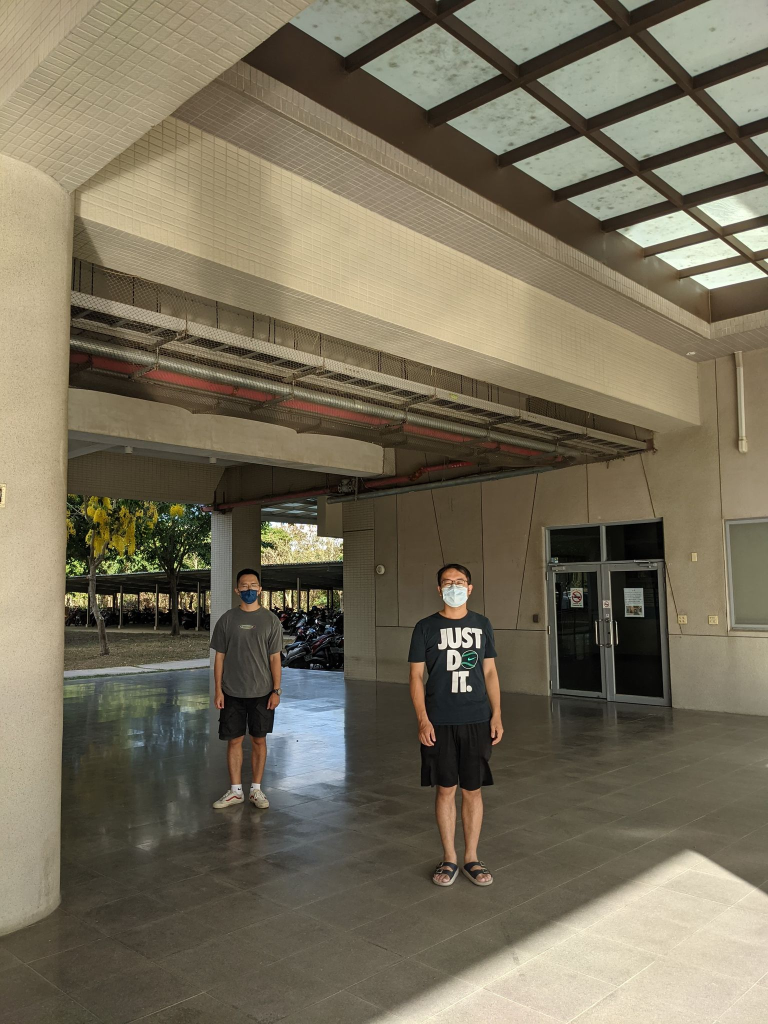
#> input picture pic1.jpg, 1536 x 2048 px (shown at 1/2 size)
$ python measureHeight.py
#> lines starting #> are read from the running program, lines starting #| are printed output that depends on the picture
# -*- coding: utf-8 -*-
"""
Created on Wed Jun 23 00:17:39 2021

@author: User
"""

import cv2
import numpy as np
import matplotlib.pyplot as plt

img = cv2.imread('pic1.jpg')
#> img is the input picture: shape (2048, 1536, 3); mean B, G, R 91.2, 111, 118.9
gray = cv2.cvtColor(img,cv2.COLOR_BGR2GRAY)#灰度影象
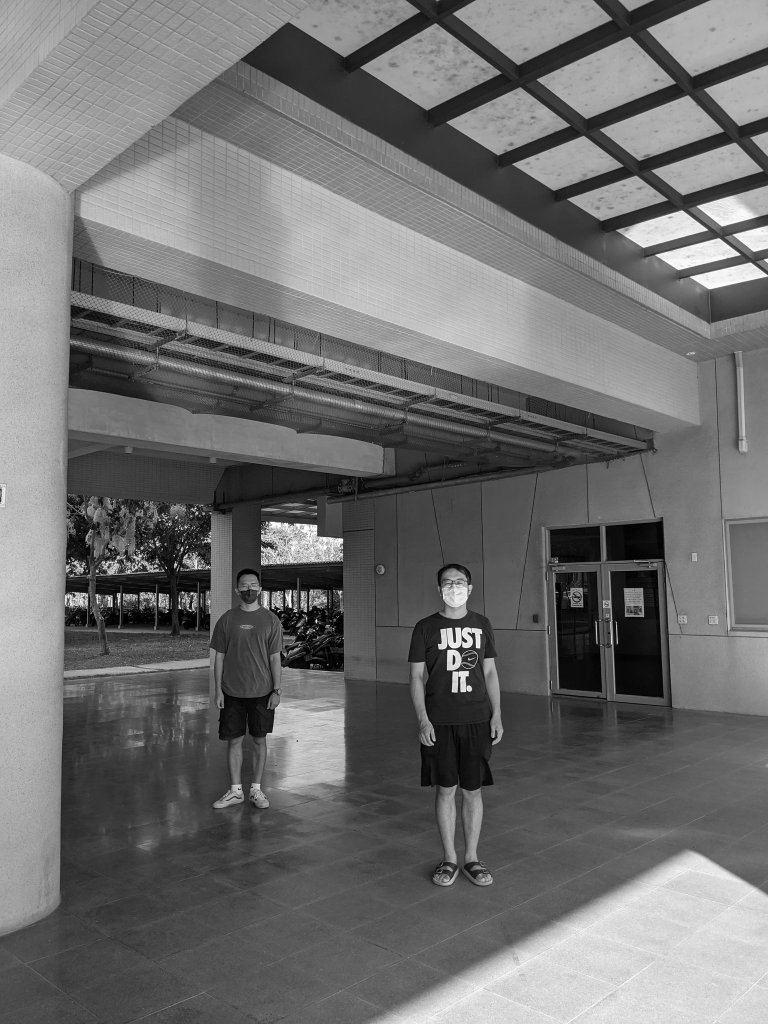
#> gray: shape (2048, 1536) (shown at 1/2 size); min 0, max 255, mean 111.1


face_cascade = cv2.CascadeClassifier('C:\\Users\\User\\Anaconda3\\Lib\\site-packages\\cv2\\data\\haarcascade_frontalface_default.xml')

head_coord = []
foot_coord = []
horizon = []


# [82 lines left out: functions line, intersection, faceDetect, height_cal, not called in this run]


filename = 'C:\\Users\\User\\Desktop\\CV_Hw\\CV_HM4\\'
img_name = input('Image Name: ')
#> the answer given: pic1.jpg
filename = filename + 'pic' + img_name + '.jpg'
#flag = int(filename[-5])
#> (the run stopped early here; a loop or call above may not have finished)

$ run again, with pic2.jpg copied over pic1.jpg
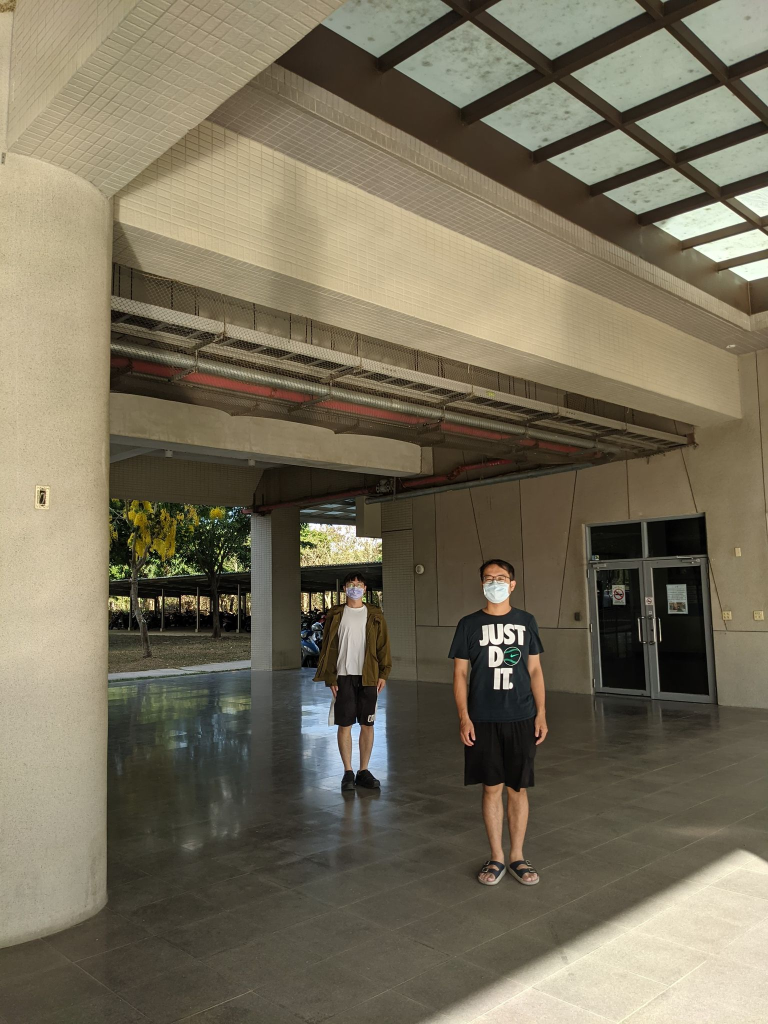
#> input picture pic2.jpg, 1536 x 2048 px (shown at 1/2 size)
#> img is the input picture: shape (2048, 1536, 3); mean B, G, R 90.5, 110.5, 118.4
#> `gray = cv2.cvtColor(img,cv2.COLOR_BGR2GRAY)#灰度影象`:
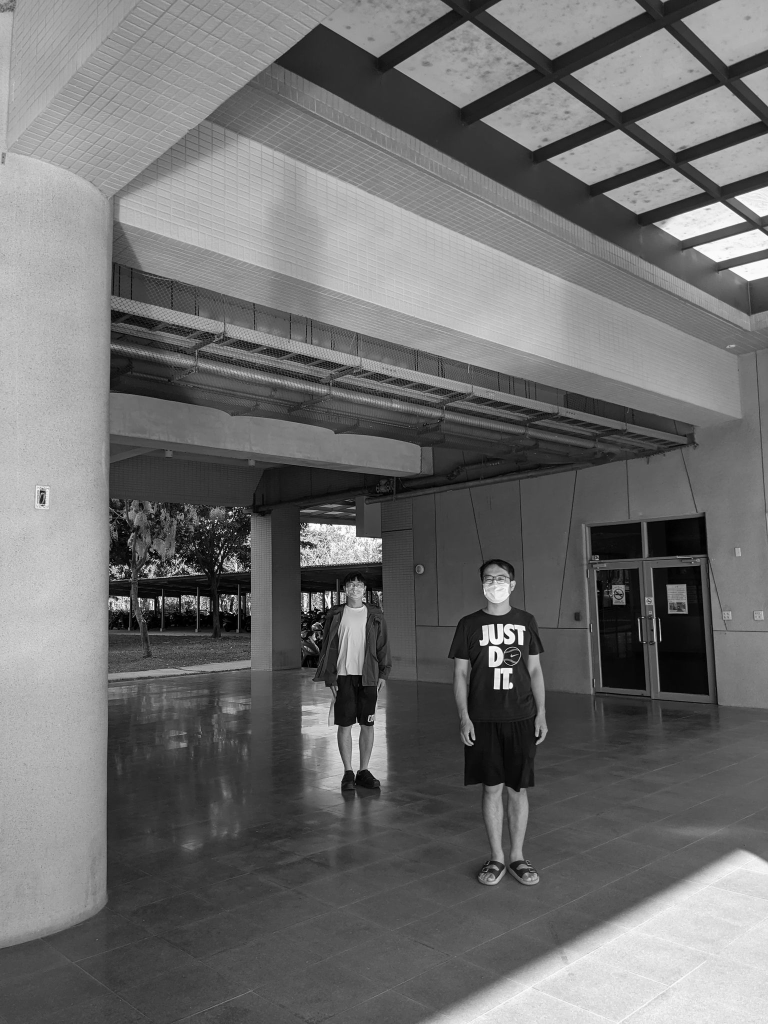
#> gray: shape (2048, 1536) (shown at 1/2 size); min 0, max 255, mean 110.6

$ run again, with pic3.jpg copied over pic1.jpg
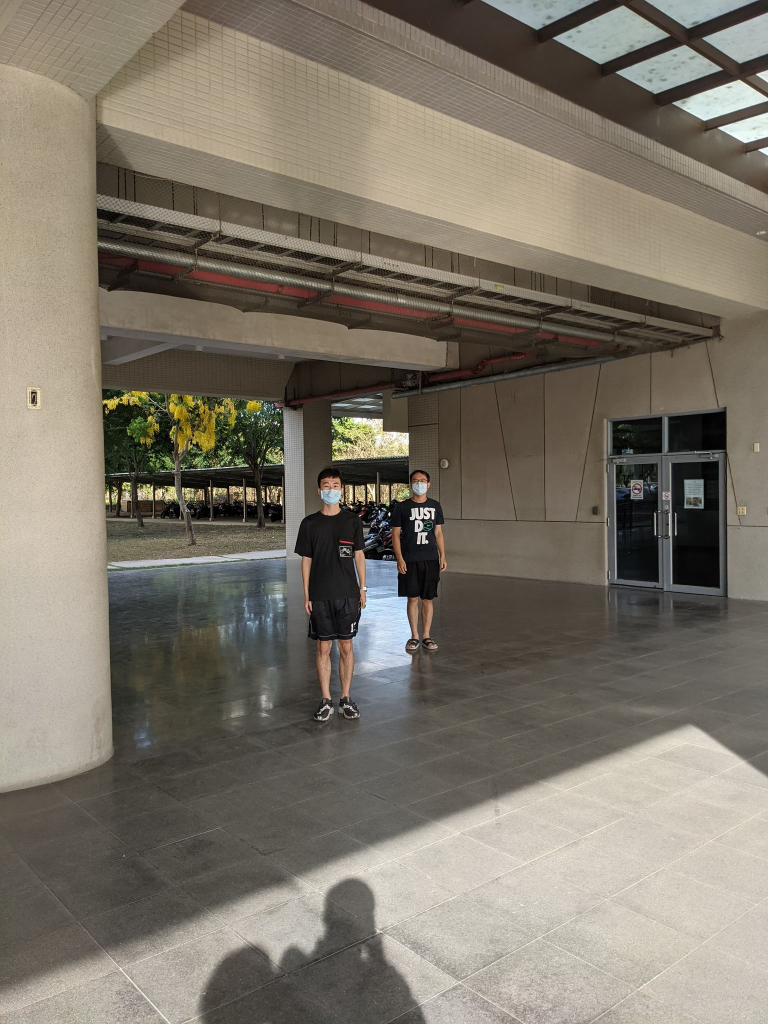
#> input picture pic3.jpg, 1536 x 2048 px (shown at 1/2 size)
#> img is the input picture: shape (2048, 1536, 3); mean B, G, R 104.8, 117, 123.9
#> `gray = cv2.cvtColor(img,cv2.COLOR_BGR2GRAY)#灰度影象`:
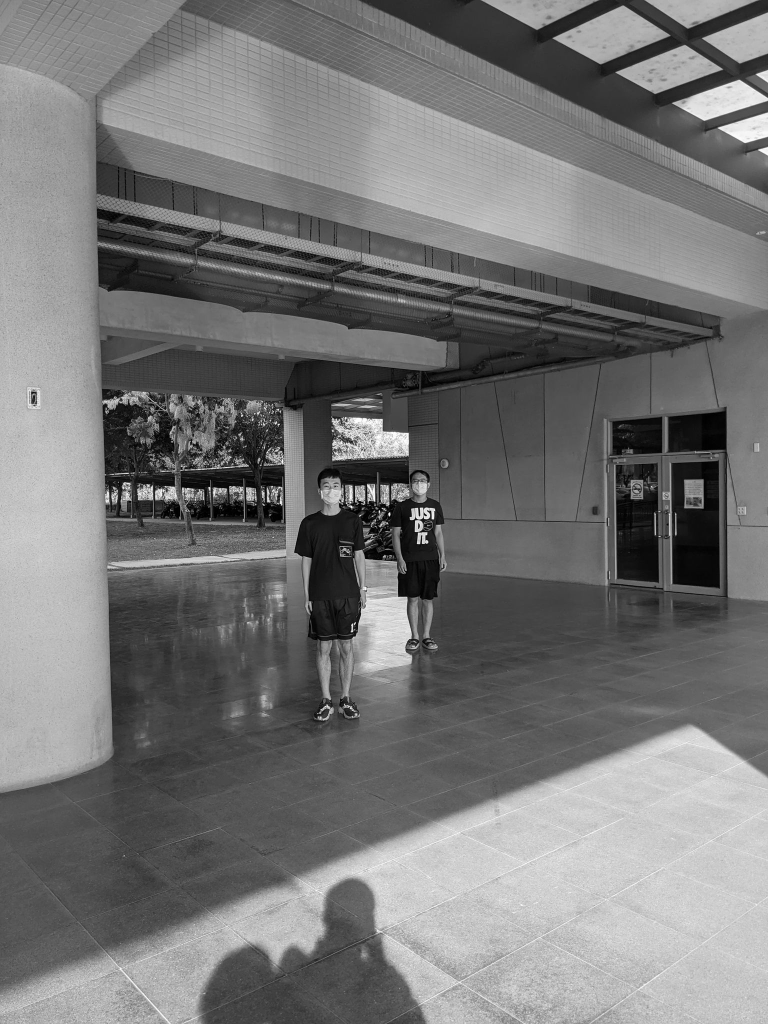
#> gray: shape (2048, 1536) (shown at 1/2 size); min 0, max 255, mean 117.7

$ run again, with pic4.jpg copied over pic1.jpg
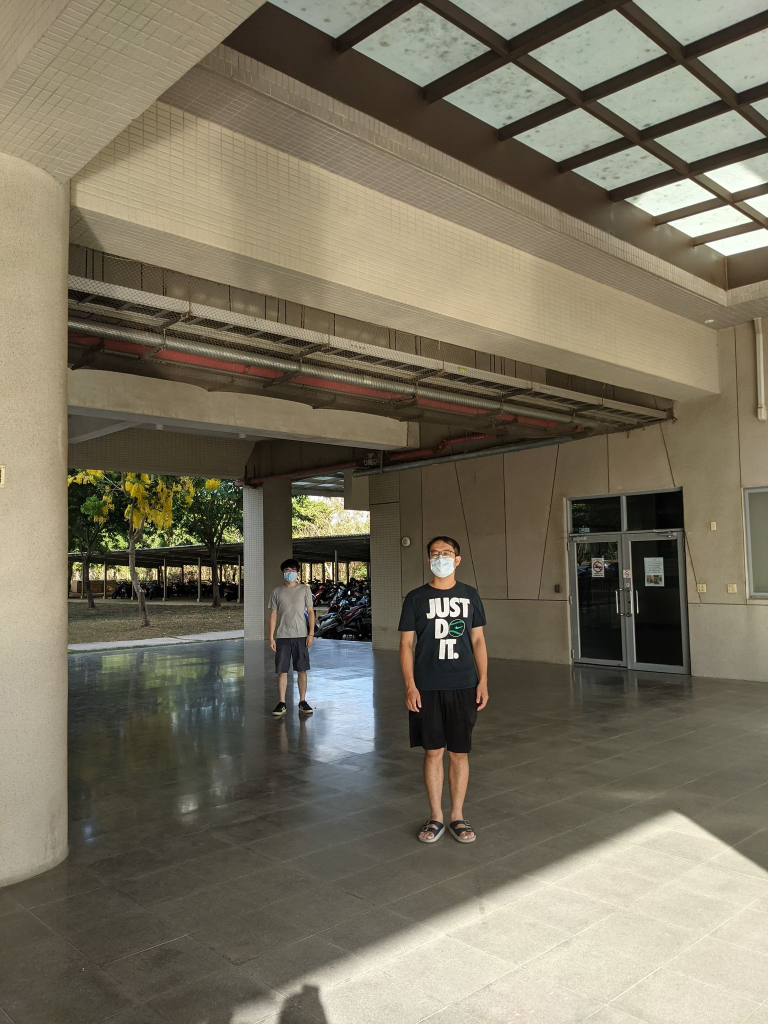
#> input picture pic4.jpg, 1536 x 2048 px (shown at 1/2 size)
#> img is the input picture: shape (2048, 1536, 3); mean B, G, R 95.5, 113.8, 120.5
#> `gray = cv2.cvtColor(img,cv2.COLOR_BGR2GRAY)#灰度影象`:
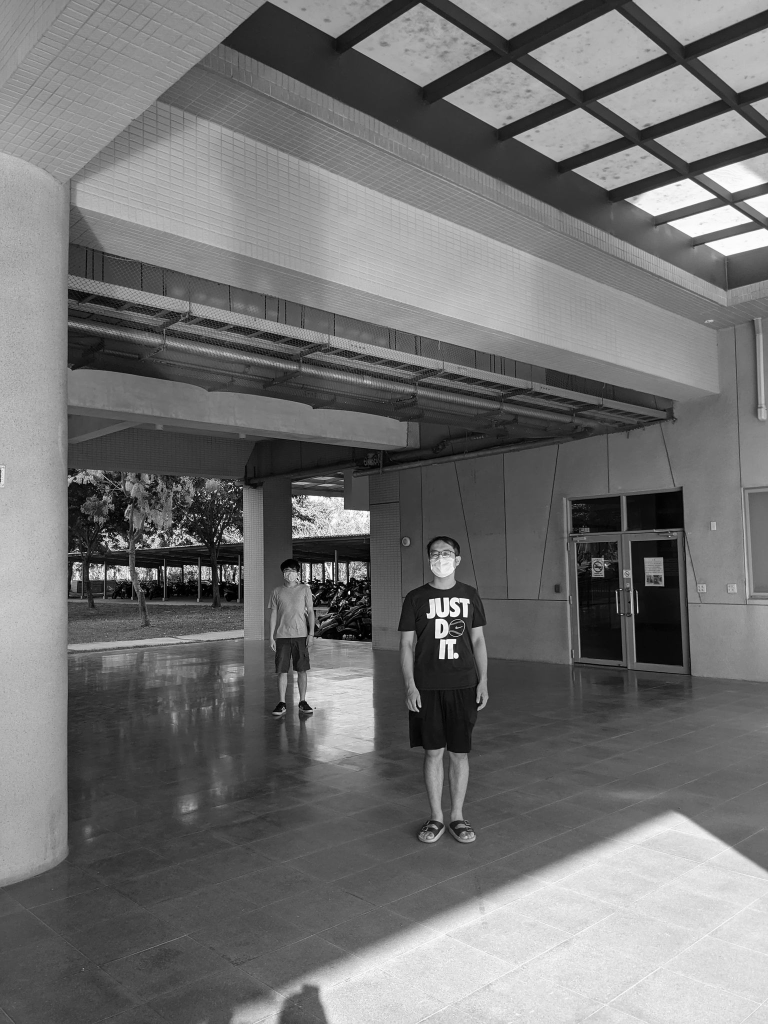
#> gray: shape (2048, 1536) (shown at 1/2 size); min 0, max 255, mean 113.7
